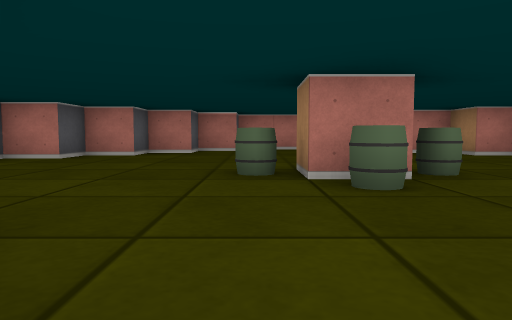
[1] (above)

12 first-person views from a walk through a cub3D level. The camera is about half as high as the walls, tilts 4° down and sees 70° across. The floor is counted in squares. Each view is taken from the middle of a square. On the plan, view 1 faces up. The plan holds only what a view shows up to about 9 squares ahead; the rest is blank.

[2]
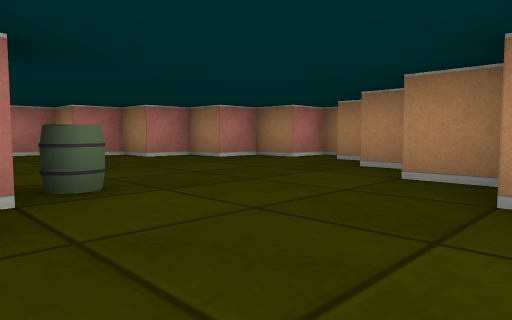

[3]
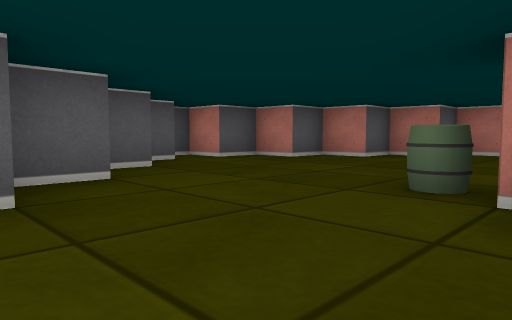

[4]
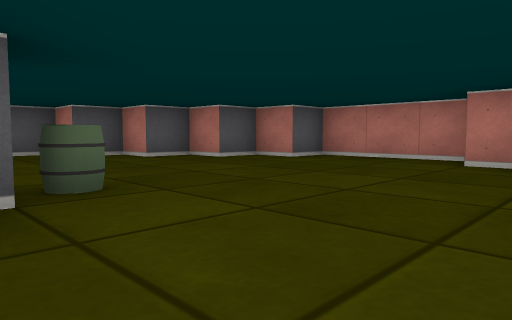

[5]
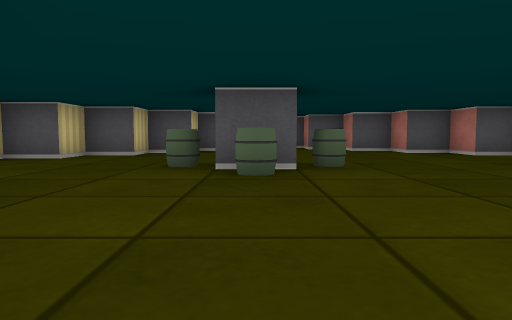

[6]
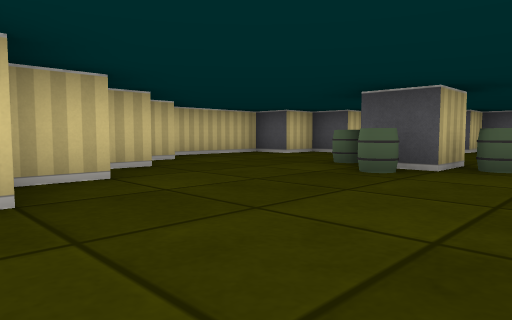

[7]
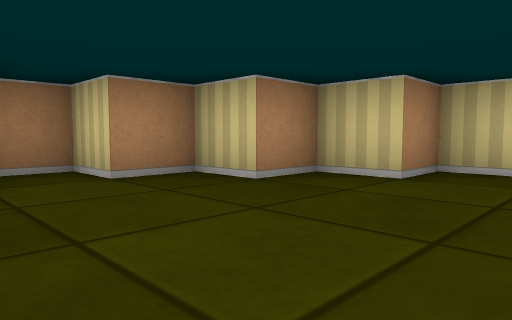

[8]
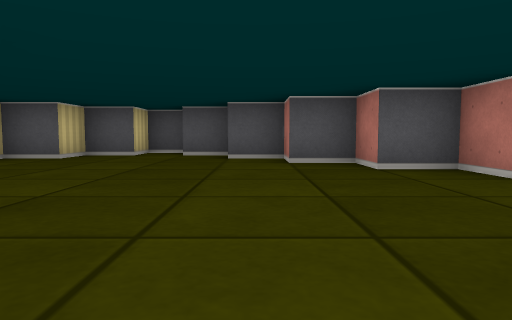

[9]
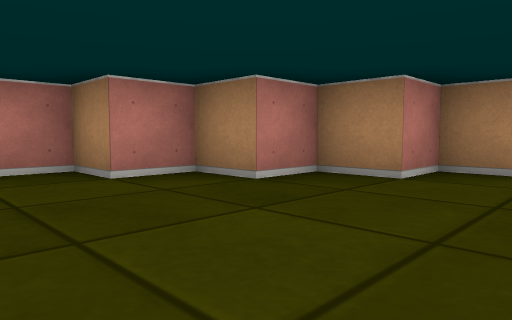

[10]
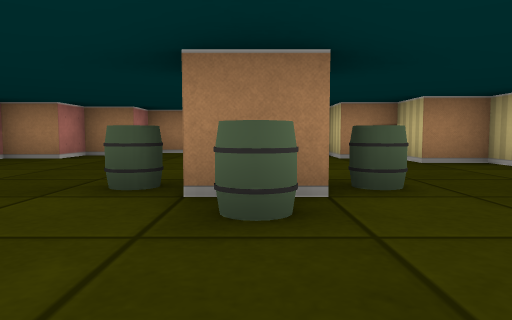

[11]
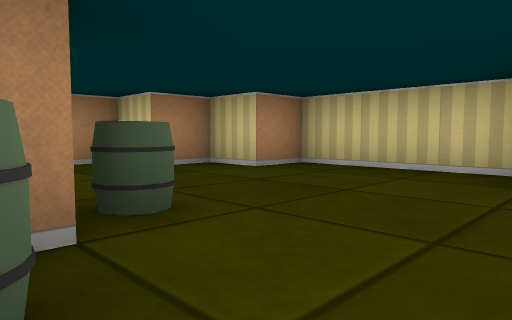

[12]
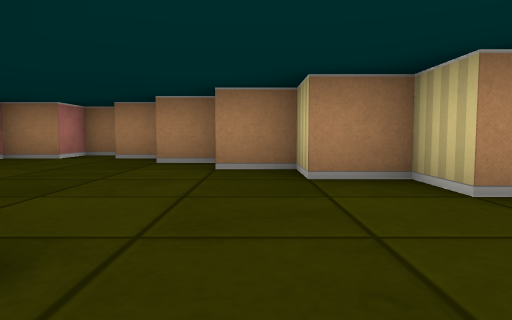

### Floor plan
Points are (right, up) in squares from view 1. A wall is a line through its corners. A room is listed if a view was taken in it or the views show most of it. See-through windows are left out.
Room 1 (views 1, 2, 3, 4, 5, 6, 7, 8, 9, 10, 11, 12)
walls: (0.5, 4.5) (1.5, 4.5) (1.5, 3.5) (0.5, 3.5) (0.5, 4.5); (-2.5, 2.5) (-2.5, 1.5) (-1.5, 1.5) (-1.5, 0.5) (-0.5, 0.5) (-0.5, -0.5) (2.5, -0.5) (2.5, 0.5) (3.5, 0.5) (3.5, 1.5) (4.5, 1.5) (4.5, 2.5) (5.5, 2.5) (5.5, 3.5) (6.5, 3.5) (6.5, 4.5) (7.5, 4.5) (7.5, 5.5) (6.5, 5.5) (6.5, 6.5) (5.5, 6.5) (5.5, 7.5) (4.5, 7.5) (4.5, 8.5) (3.5, 8.5) (3.5, 9.5) (2.5, 9.5) (2.5, 10.5) (-0.5, 10.5) (-0.5, 9.5) (-1.5, 9.5) (-1.5, 8.5) (-2.5, 8.5) (-2.5, 7.5) (-3.5, 7.5) (-3.5, 6.5) (-4.5, 6.5) (-4.5, 5.5) (-5.5, 5.5) (-5.5, 4.5) (-4.5, 4.5) (-4.5, 3.5) (-3.5, 3.5) (-3.5, 2.5) (-2.5, 2.5)
objects: barrel (0, 4); barrel (1, 3); barrel (1, 5); barrel (2, 4)

Positions as (right, up) in squares from view 1, and headings:
1: (0, 0), facing up
2: (1, 1), facing up-right
3: (1, 1), facing up-left
4: (4, 4), facing up-left
5: (6, 4), facing left
6: (6, 6), facing down-left
7: (3, 6), facing down-right
8: (3, 7), facing left
9: (1, 6), facing up-right
10: (-2, 4), facing right
11: (-1, 4), facing down-right
12: (0, 2), facing right
